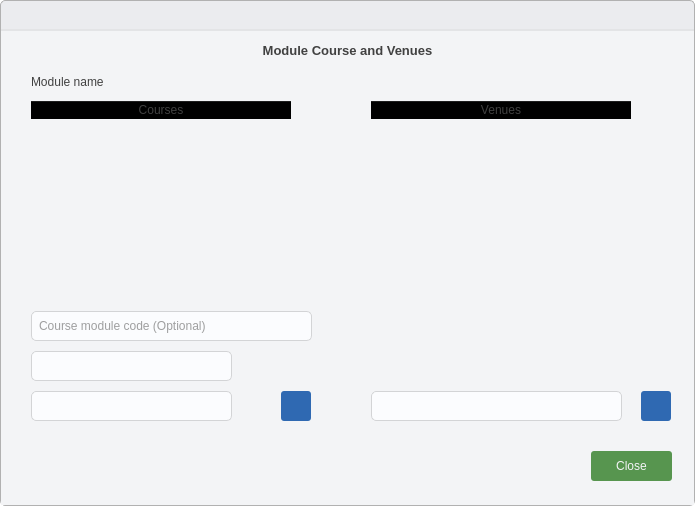
<?xml version="1.0" encoding="UTF-8"?>
<ui version="4.0">
 <class>AddModule</class>
 <widget class="QDialog" name="AddModule">
  <property name="geometry">
   <rect>
    <x>0</x>
    <y>0</y>
    <width>695</width>
    <height>506</height>
   </rect>
  </property>
  <property name="windowTitle">
   <string>Dialog</string>
  </property>
  <property name="styleSheet">
   <string notr="true">* {
	background: transparent;
	border: none;
	color: #414141;
}

QComboBox{
	border: 1px solid #D3D4D6;
	border-radius: 5px;
	padding-left: 5px;
	outline: none;
	background: #FBFCFE;
}

QComboBox::drop-down{
	background: transparent;
}

QComboBox::down-arrow{
	image: url(':/icons/icons/drop_down.svg');
	height: 24px;
	width: 24px;
}

QSpinBox{
	border: 1px solid #D3D4D6;
	border-radius: 5px;
	padding-left: 5px;
	background: #FBFCFE;
}

QSpinBox:down-button{
	background: transparent;
}

QSpinBox:up-button{
	background: transparent;
}

QSpinBox:down-arrow{
	image: url(':/icons/icons/drop_down.svg');
	height: 24px;
	width: 24px;
}

QSpinBox:up-arrow{
	image: url(':/icons/icons/drop_up.svg');
	height: 24px;
	width: 24px;
}

QLineEdit{
	border: 1px solid #D3D4D6;
	border-radius: 5px;
	padding-left: 5px;
	background: #FBFCFE;
}

QWidget#main_container {
	background: #EBECEF;
	border-radius: 5px;
	border: 1px solid #B1B1B1;
}

QWidget#container {
	background: #F3F4F6;
}

#close_btn:hover{
	background: #DC2626;
}

#toolbar{
	border-bottom: 2px solid #E3E4E6;
}</string>
  </property>
  <layout class="QVBoxLayout" name="verticalLayout_2">
   <property name="spacing">
    <number>0</number>
   </property>
   <property name="leftMargin">
    <number>0</number>
   </property>
   <property name="topMargin">
    <number>0</number>
   </property>
   <property name="rightMargin">
    <number>0</number>
   </property>
   <property name="bottomMargin">
    <number>0</number>
   </property>
   <item>
    <widget class="QWidget" name="main_container" native="true">
     <layout class="QVBoxLayout" name="verticalLayout">
      <property name="spacing">
       <number>0</number>
      </property>
      <property name="leftMargin">
       <number>1</number>
      </property>
      <property name="topMargin">
       <number>1</number>
      </property>
      <property name="rightMargin">
       <number>1</number>
      </property>
      <property name="bottomMargin">
       <number>1</number>
      </property>
      <item>
       <widget class="QWidget" name="toolbar" native="true">
        <property name="maximumSize">
         <size>
          <width>16777215</width>
          <height>30</height>
         </size>
        </property>
        <layout class="QHBoxLayout" name="horizontalLayout">
         <property name="spacing">
          <number>0</number>
         </property>
         <property name="leftMargin">
          <number>0</number>
         </property>
         <property name="topMargin">
          <number>0</number>
         </property>
         <property name="rightMargin">
          <number>0</number>
         </property>
         <property name="bottomMargin">
          <number>0</number>
         </property>
         <item>
          <spacer name="horizontalSpacer">
           <property name="orientation">
            <enum>Qt::Orientation::Horizontal</enum>
           </property>
           <property name="sizeHint" stdset="0">
            <size>
             <width>657</width>
             <height>20</height>
            </size>
           </property>
          </spacer>
         </item>
         <item>
          <widget class="QPushButton" name="close_btn">
           <property name="minimumSize">
            <size>
             <width>35</width>
             <height>30</height>
            </size>
           </property>
           <property name="text">
            <string/>
           </property>
           <property name="icon">
            <iconset theme="QIcon::ThemeIcon::ApplicationExit"/>
           </property>
           <property name="iconSize">
            <size>
             <width>10</width>
             <height>10</height>
            </size>
           </property>
          </widget>
         </item>
        </layout>
       </widget>
      </item>
      <item>
       <widget class="QWidget" name="container" native="true">
        <layout class="QVBoxLayout" name="verticalLayout_3">
         <property name="spacing">
          <number>0</number>
         </property>
         <property name="leftMargin">
          <number>0</number>
         </property>
         <property name="topMargin">
          <number>0</number>
         </property>
         <property name="rightMargin">
          <number>0</number>
         </property>
         <property name="bottomMargin">
          <number>0</number>
         </property>
         <item>
          <widget class="QLabel" name="label">
           <property name="maximumSize">
            <size>
             <width>16777215</width>
             <height>40</height>
            </size>
           </property>
           <property name="font">
            <font>
             <pointsize>10</pointsize>
             <bold>true</bold>
            </font>
           </property>
           <property name="frameShadow">
            <enum>QFrame::Shadow::Plain</enum>
           </property>
           <property name="text">
            <string>Module Course and Venues</string>
           </property>
           <property name="textFormat">
            <enum>Qt::TextFormat::RichText</enum>
           </property>
           <property name="alignment">
            <set>Qt::AlignmentFlag::AlignCenter</set>
           </property>
          </widget>
         </item>
         <item>
          <widget class="QFrame" name="frame">
           <property name="frameShape">
            <enum>QFrame::Shape::StyledPanel</enum>
           </property>
           <property name="frameShadow">
            <enum>QFrame::Shadow::Plain</enum>
           </property>
           <widget class="QPushButton" name="module_save">
            <property name="geometry">
             <rect>
              <x>590</x>
              <y>380</y>
              <width>81</width>
              <height>30</height>
             </rect>
            </property>
            <property name="cursor">
             <cursorShape>PointingHandCursor</cursorShape>
            </property>
            <property name="styleSheet">
             <string notr="true">padding: 5px;
background: #57954F;
color: #F3F4F6;
border-radius: 3px;</string>
            </property>
            <property name="text">
             <string>Close</string>
            </property>
           </widget>
           <widget class="QPushButton" name="module_add_course_btn">
            <property name="geometry">
             <rect>
              <x>280</x>
              <y>320</y>
              <width>30</width>
              <height>30</height>
             </rect>
            </property>
            <property name="cursor">
             <cursorShape>PointingHandCursor</cursorShape>
            </property>
            <property name="focusPolicy">
             <enum>Qt::FocusPolicy::StrongFocus</enum>
            </property>
            <property name="layoutDirection">
             <enum>Qt::LayoutDirection::LeftToRight</enum>
            </property>
            <property name="styleSheet">
             <string notr="true">padding: 5px;
background: #2F69B2;
color: #F3F4F6;
border-radius: 3px;</string>
            </property>
            <property name="text">
             <string/>
            </property>
            <property name="icon">
             <iconset resource="../assets/icons.qrc">
              <normaloff>:/icons/icons/plus.svg</normaloff>:/icons/icons/plus.svg</iconset>
            </property>
            <property name="iconSize">
             <size>
              <width>14</width>
              <height>14</height>
             </size>
            </property>
           </widget>
           <widget class="QComboBox" name="module_venue_select">
            <property name="geometry">
             <rect>
              <x>370</x>
              <y>320</y>
              <width>251</width>
              <height>30</height>
             </rect>
            </property>
            <property name="minimumSize">
             <size>
              <width>0</width>
              <height>30</height>
             </size>
            </property>
            <property name="editable">
             <bool>true</bool>
            </property>
            <property name="placeholderText">
             <string/>
            </property>
           </widget>
           <widget class="QTableWidget" name="module_venues_table">
            <property name="geometry">
             <rect>
              <x>370</x>
              <y>30</y>
              <width>301</width>
              <height>261</height>
             </rect>
            </property>
            <attribute name="horizontalHeaderDefaultSectionSize">
             <number>260</number>
            </attribute>
            <column>
             <property name="text">
              <string>Venues</string>
             </property>
            </column>
           </widget>
           <widget class="QTableWidget" name="module_courses_table">
            <property name="geometry">
             <rect>
              <x>30</x>
              <y>30</y>
              <width>301</width>
              <height>201</height>
             </rect>
            </property>
            <attribute name="horizontalHeaderDefaultSectionSize">
             <number>260</number>
            </attribute>
            <column>
             <property name="text">
              <string>Courses</string>
             </property>
            </column>
           </widget>
           <widget class="QPushButton" name="module_add_venue_btn">
            <property name="geometry">
             <rect>
              <x>640</x>
              <y>320</y>
              <width>30</width>
              <height>30</height>
             </rect>
            </property>
            <property name="cursor">
             <cursorShape>PointingHandCursor</cursorShape>
            </property>
            <property name="focusPolicy">
             <enum>Qt::FocusPolicy::StrongFocus</enum>
            </property>
            <property name="layoutDirection">
             <enum>Qt::LayoutDirection::LeftToRight</enum>
            </property>
            <property name="styleSheet">
             <string notr="true">padding: 5px;
background: #2F69B2;
color: #F3F4F6;
border-radius: 3px;</string>
            </property>
            <property name="text">
             <string/>
            </property>
            <property name="icon">
             <iconset resource="../assets/icons.qrc">
              <normaloff>:/icons/icons/plus.svg</normaloff>:/icons/icons/plus.svg</iconset>
            </property>
            <property name="iconSize">
             <size>
              <width>14</width>
              <height>14</height>
             </size>
            </property>
           </widget>
           <widget class="QComboBox" name="module_course_select">
            <property name="geometry">
             <rect>
              <x>30</x>
              <y>320</y>
              <width>201</width>
              <height>30</height>
             </rect>
            </property>
            <property name="minimumSize">
             <size>
              <width>0</width>
              <height>30</height>
             </size>
            </property>
            <property name="editable">
             <bool>true</bool>
            </property>
            <property name="placeholderText">
             <string>Select Course</string>
            </property>
           </widget>
           <widget class="QComboBox" name="module_course_level_select">
            <property name="geometry">
             <rect>
              <x>30</x>
              <y>280</y>
              <width>201</width>
              <height>30</height>
             </rect>
            </property>
            <property name="editable">
             <bool>true</bool>
            </property>
            <property name="currentText">
             <string/>
            </property>
            <property name="placeholderText">
             <string>Level</string>
            </property>
            <item>
             <property name="text">
              <string>1.1</string>
             </property>
            </item>
            <item>
             <property name="text">
              <string>1.2</string>
             </property>
            </item>
            <item>
             <property name="text">
              <string>2.1</string>
             </property>
            </item>
            <item>
             <property name="text">
              <string>2.2</string>
             </property>
            </item>
            <item>
             <property name="text">
              <string>3.1</string>
             </property>
            </item>
            <item>
             <property name="text">
              <string>3.2</string>
             </property>
            </item>
            <item>
             <property name="text">
              <string>4.1</string>
             </property>
            </item>
            <item>
             <property name="text">
              <string>4.2</string>
             </property>
            </item>
            <item>
             <property name="text">
              <string>5.1</string>
             </property>
            </item>
            <item>
             <property name="text">
              <string>5.2</string>
             </property>
            </item>
           </widget>
           <widget class="QLabel" name="module_name">
            <property name="geometry">
             <rect>
              <x>30</x>
              <y>0</y>
              <width>261</width>
              <height>21</height>
             </rect>
            </property>
            <property name="text">
             <string>Module name</string>
            </property>
           </widget>
           <widget class="QLineEdit" name="module_course_module_code">
            <property name="geometry">
             <rect>
              <x>30</x>
              <y>240</y>
              <width>281</width>
              <height>30</height>
             </rect>
            </property>
            <property name="text">
             <string/>
            </property>
            <property name="placeholderText">
             <string>Course module code (Optional)</string>
            </property>
           </widget>
          </widget>
         </item>
        </layout>
       </widget>
      </item>
     </layout>
    </widget>
   </item>
  </layout>
 </widget>
 <resources>
  <include location="../assets/icons.qrc"/>
 </resources>
 <connections/>
</ui>
